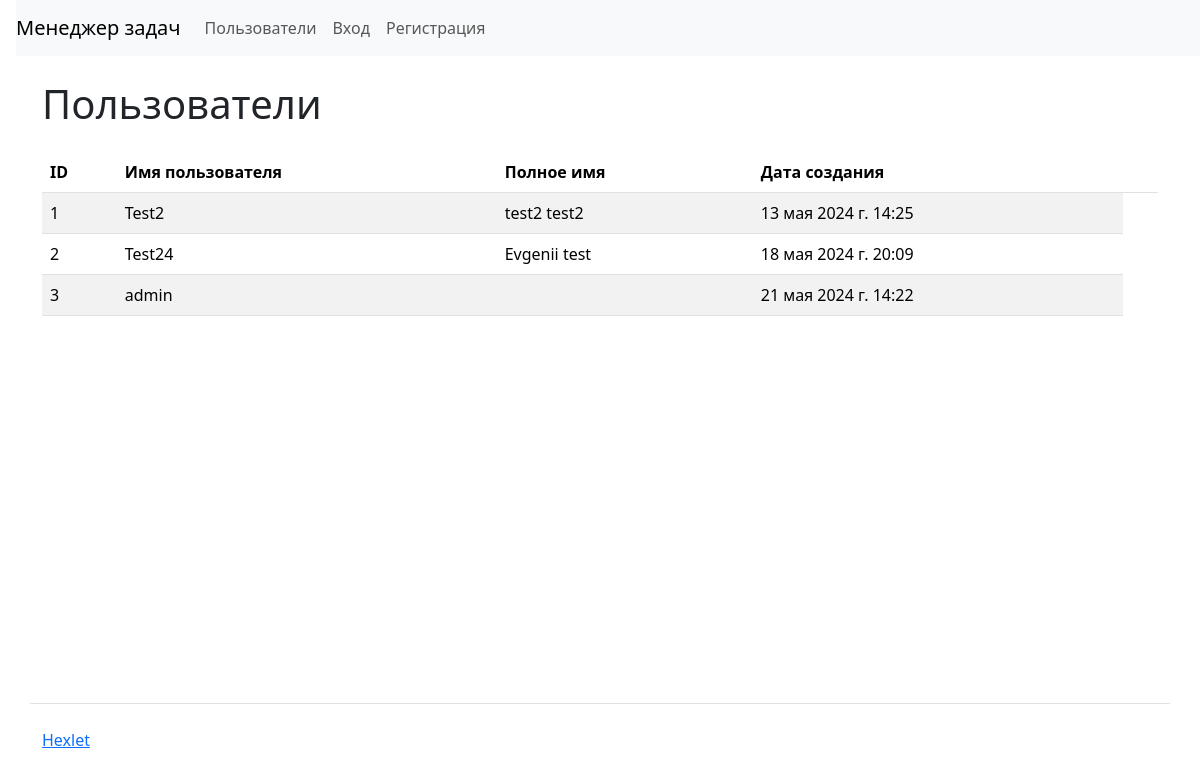
/users/, run on an earlier commit of the app's database.
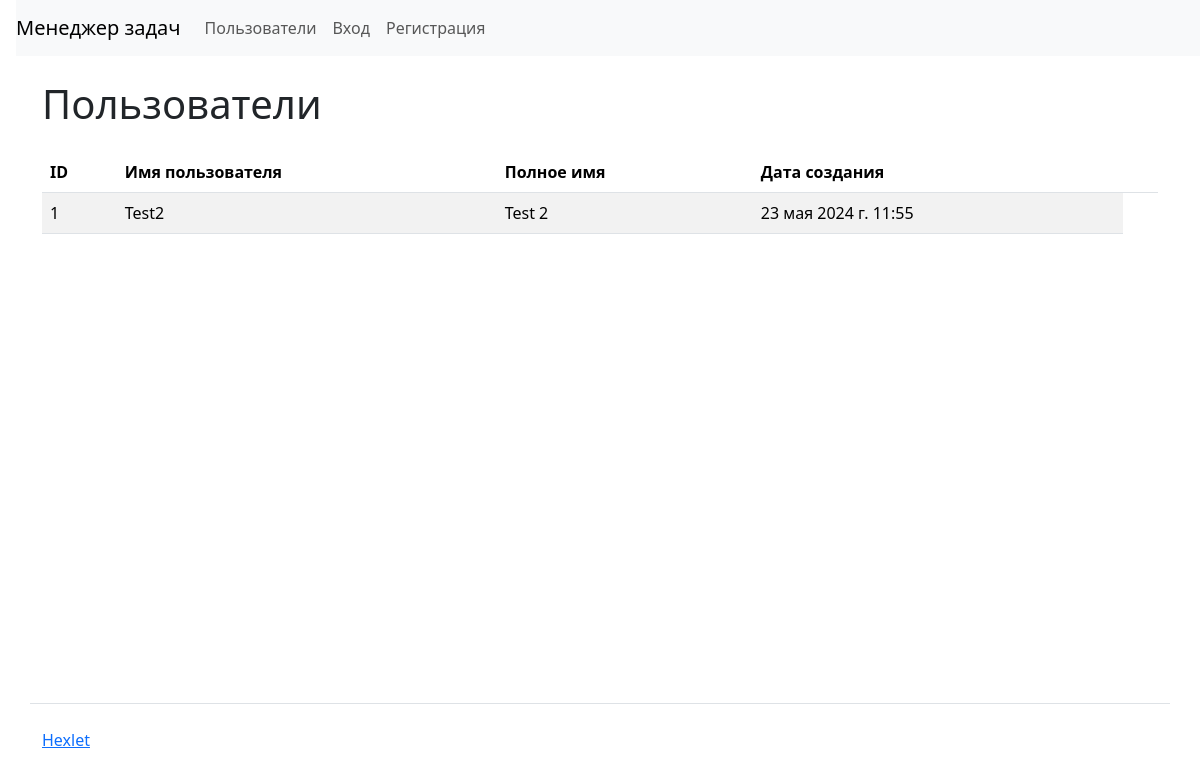
And on a later commit of the database.
### task_manager/apps/users/models.py (models this page shows)
class User(AbstractUser):
    def __str__(self):
        return f"{self.first_name} {self.last_name}"

### task_manager/apps/users/views.py (the view)
# urls.py: path("", views.Index.as_view(), name="labels"),
class Index(ListView):
    model = User
    template_name = "users/users.html"
    context_object_name = "users"
    def get_context_data(self, **kwargs):
        context = super().get_context_data(**kwargs)
        context["current_user"] = self.request.user
        return context

### task_manager/templates/users/users.html (shortened to what this page needs)
{% extends 'base.html' %}
{% load i18n %}
{% block content %}
<h1 class="my-4">Пользователи</h1>
<table class="table table-striped">
    <thead>
        <tr>
            <th>ID</th>
            <th>Имя пользователя</th>
            <th>Полное имя</th>
            <th>Дата создания</th>
            <th></th>
        </tr>
    </thead>
    <tbody>
        {% for user in users %}
        <tr>
            <td>{{ user.id }}</td>
            <td>{{ user.username }}</td>
            <td>{{ user.get_full_name }}</td>
            <td>{{ user.date_joined }}</td>
        </tr>
        {% endfor %}
    </tbody>
</table>
</div>
{% endblock %}

### task_manager/templates/base.html (shortened to what this page needs)
{% load i18n %}
{% get_current_language as LANGUAGE_CODE %}
<!DOCTYPE html>
<html lang="{{ LANGUAGE_CODE }}">
<head>
    {% load django_bootstrap5 %}
    {% bootstrap_css %}
</head>
<body class="d-flex flex-column min-vh-100">
    <header class="flex-shrink-0">
        {% include 'navbar.html' %}
    </header>
    <div class="container wrapper flex-grow-1">
        {% block content %}
        {% endblock %}
    <footer>
        <div class="container my-5 pt-4 border-top">
            <a target="_blank" href="https://ru.hexlet.io">Hexlet</a>
        </div>
    </footer>
</body>
</html>

### task_manager/templates/navbar.html (shortened to what this page needs)
{% load i18n %}
<nav class="navbar navbar-expand-lg navbar-light bg-light ms-3">
  <a class="navbar-brand" href="{% url 'index' %}">{% translate "Task manager" %}</a>
  <div class="collapse navbar-collapse" id="navbarToggleExternalContent">
    <ul class="navbar-nav mr-auto">
      <li class="nav-item active">
        <a class="nav-link" href="{% url 'users' %}">{% trans 'Users' %}</a>
      </li>
      {% if user.is_authenticated %}
      <li class="nav-item">
        <a class="nav-link" href="{% url 'statuses' %}">{% trans 'Statuses' %}</a>
      </li>
      <li class="nav-item">
        <a class="nav-link" href="{% url 'labels' %}">{% trans 'Labels' %}</a>
      </li>
      <li class="nav-item">
        <a class="nav-link" href="{% url 'tasks' %}">{% trans 'Tasks' %}</a>
      </li>
      <li class="nav-item">
        <form action="{% url 'logout' %}" method="post">
          {% csrf_token %}
          <input type="hidden" name="extra_submit_param" value="{% trans 'Logout' %}">
          <input class="btn nav-link" type="submit" value="{% trans 'Logout' %}">
        </form>
      </li>
      {% else %}
      <li class="nav-item">
        <a class="nav-link" href="{% url 'login' %}">{% trans 'Login' %}</a>
      </li>
      <li class="nav-item">
        <a class="nav-link" href="{% url 'create_user' %}">{% trans 'Registration' %}</a>
      </li>
      {% endif %}
    </ul>
  </div>
</nav>

What changed in the data, as far as the page shows it:
removed User: id "2", username "Test24", get_full_name "Evgenii test", date_joined "18 мая 2024 г. 20:09"
removed User: id "3", username "admin", date_joined "21 мая 2024 г. 14:22"
changed User "Test2": get_full_name "test2 test2" → "Test 2"; date_joined "13 мая 2024 г. 14:25" → "23 мая 2024 г. 11:55"
